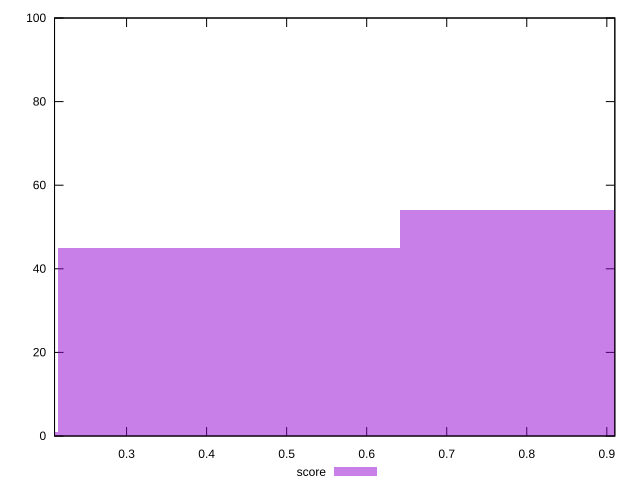

This chart was generated by the following gnuplot code:
reset

$score <<EOF
0.8550514565868997 54
0.42752572829344987 45
0 1
EOF

set key outside below
set boxwidth 0.42752572829344987
set xrange [0.21:0.91]
set yrange [0:100]
set trange [0:100]
set style fill transparent solid 0.5 noborder
set terminal svg size 640, 490 enhanced background rgb 'white'
set output "report_00014_2021-02-09T15:56:05.503Z/bootup-time/samples/pages/score/histogram.svg"

plot $score title "score" with boxes

reset
